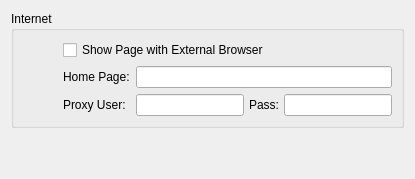
     <widget class="QWidget" name="networkTab">
      <attribute name="title">
       <string>Network</string>
      </attribute>
      <layout class="QGridLayout" name="gridLayout_6">
       <item row="0" column="0">
        <widget class="QGroupBox" name="internetGroupBox">
         <property name="sizePolicy">
          <sizepolicy hsizetype="MinimumExpanding" vsizetype="Fixed">
           <horstretch>0</horstretch>
           <verstretch>0</verstretch>
          </sizepolicy>
         </property>
         <property name="title">
          <string>Internet</string>
         </property>
         <layout class="QGridLayout" name="gridLayout_7">
          <item row="0" column="1">
           <layout class="QGridLayout" name="gridLayout_8">
            <item row="0" column="0">
             <widget class="QCheckBox" name="useExternalBrowserCheckBox">
              <property name="text">
               <string>Show Page with External Browser</string>
              </property>
             </widget>
            </item>
           </layout>
          </item>
          <item row="3" column="1">
           <layout class="QGridLayout" name="gridLayout_12">
            <item row="0" column="1">
             <widget class="QLineEdit" name="webHomePage">
              <property name="sizePolicy">
               <sizepolicy hsizetype="Expanding" vsizetype="Fixed">
                <horstretch>0</horstretch>
                <verstretch>0</verstretch>
               </sizepolicy>
              </property>
             </widget>
            </item>
            <item row="0" column="0">
             <widget class="QLabel" name="labelHomePage">
              <property name="text">
               <string>Home Page:</string>
              </property>
             </widget>
            </item>
            <item row="1" column="0">
             <widget class="QLabel" name="label">
              <property name="text">
               <string>Proxy User:</string>
              </property>
             </widget>
            </item>
            <item row="1" column="1">
             <widget class="QWidget" name="widget" native="true">
              <layout class="QHBoxLayout" name="horizontalLayout_5">
               <property name="spacing">
                <number>5</number>
               </property>
               <property name="leftMargin">
                <number>0</number>
               </property>
               <property name="topMargin">
                <number>0</number>
               </property>
               <property name="rightMargin">
                <number>0</number>
               </property>
               <property name="bottomMargin">
                <number>0</number>
               </property>
               <item>
                <widget class="QLineEdit" name="proxyUsername"/>
               </item>
               <item>
                <widget class="QLabel" name="label_3">
                 <property name="text">
                  <string>Pass:</string>
                 </property>
                </widget>
               </item>
               <item>
                <widget class="QLineEdit" name="proxyPassword">
                 <property name="echoMode">
                  <enum>QLineEdit::Password</enum>
                 </property>
                </widget>
               </item>
              </layout>
             </widget>
            </item>
           </layout>
          </item>
          <item row="0" column="0">
           <spacer name="internetLSpacer">
            <property name="sizeType">
             <enum>QSizePolicy::Fixed</enum>
            </property>
            <property name="sizeHint" stdset="0">
             <size>
              <width>40</width>
              <height>20</height>
             </size>
            </property>
           </spacer>
          </item>
         </layout>
        </widget>
       </item>
       <item row="2" column="0">
        <spacer name="verticalSpacer_2">
         <property name="sizeHint" stdset="0">
          <size>
           <width>20</width>
           <height>40</height>
          </size>
         </property>
        </spacer>
       </item>
      </layout>
     </widget>
